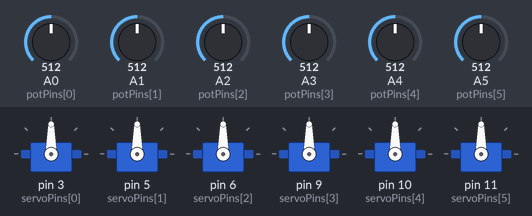
Recording of a sketch running on a simulated Arduino Uno, built with avr-gcc and run on an emulated ATmega328P. On the bench: 6 × servo. The inputs (shaded band) are chosen by the test bench; at power-on: A0 (potPins[0]) = 512, A1 (potPins[1]) = 512, A2 (potPins[2]) = 512, A3 (potPins[3]) = 512, A4 (potPins[4]) = 512, A5 (potPins[5]) = 512.

Above: at 1.2 s.
1.3 s: A0 (potPins[0]) set to 716
At 2.1 s:
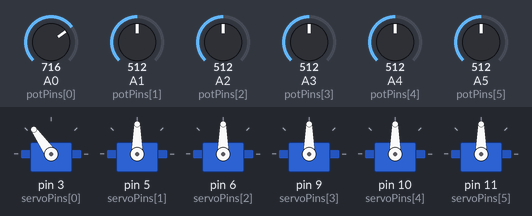
2.8 s: A1 (potPins[1]) set to 716
At 3.5 s:
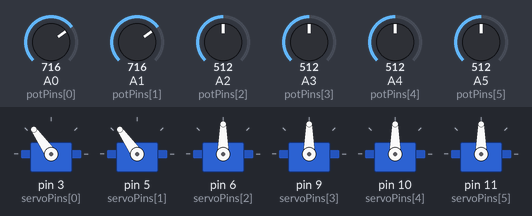
4.3 s: A2 (potPins[2]) set to 716
At 5.5 s:
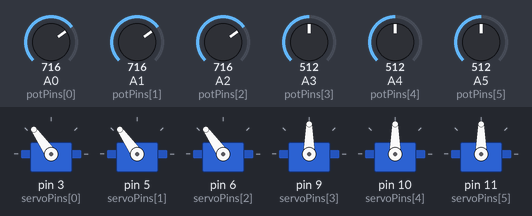
5.8 s: A3 (potPins[3]) set to 716
At 6.7 s:
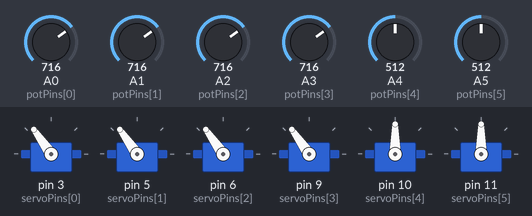
7.3 s: A4 (potPins[4]) set to 716
At 8.1 s:
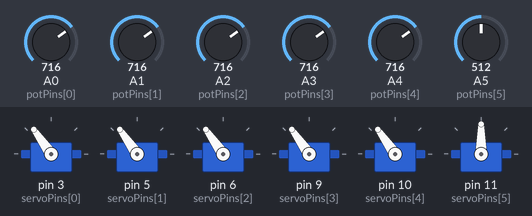
8.8 s: A5 (potPins[5]) set to 716
At 9.1 s:
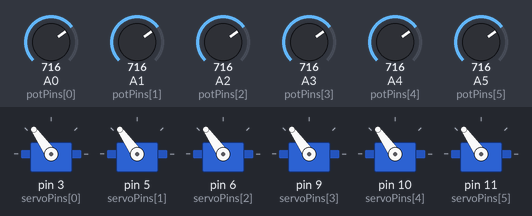
Timing chart, 0 to 11.3 s (numbered marks = the images above; inputs shaded):
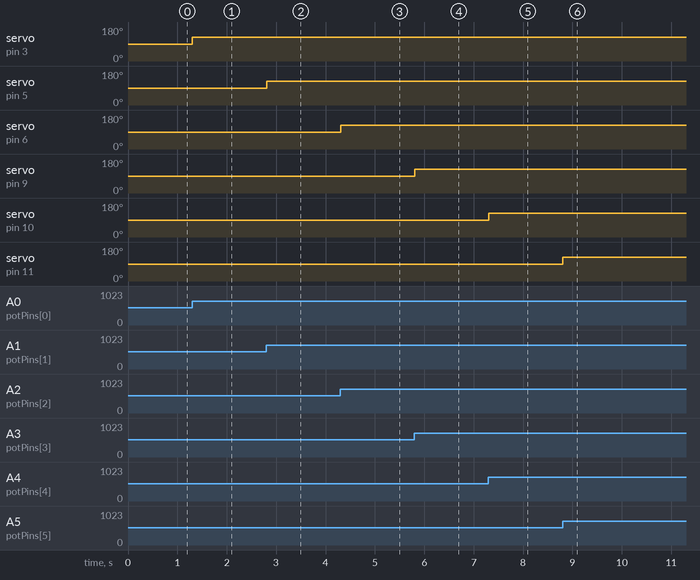

Measured:
- after the input at 1.3 s, servo on pin 3 (servoPins[0]): 90° → 125° at once
- after the input at 2.8 s, servo on pin 5 (servoPins[1]): 90° → 125° at once
- after the input at 4.3 s, servo on pin 6 (servoPins[2]): 90° → 125° at once
- after the input at 5.8 s, servo on pin 9 (servoPins[3]): 90° → 125° at once
- after the input at 7.3 s, servo on pin 10 (servoPins[4]): 90° → 125° at once
- after the input at 8.8 s, servo on pin 11 (servoPins[5]): 90° → 125° at once

The sketch:

Pot.ino
```cpp
#include <Servo.h>

// Define the number of servos and potentiometers
#define NUM_SERVOS 6

// Create servo objects
Servo servos[NUM_SERVOS];

// Define pin numbers for servos and potentiometers
int servoPins[NUM_SERVOS] = {3, 5, 6, 9, 10, 11};
int potPins[NUM_SERVOS] = {A0, A1, A2, A3, A4, A5};

void setup() {
    // Attach each servo to its respective pin
    for (int i = 0; i < NUM_SERVOS; i++) {
        servos[i].attach(servoPins[i]);
    }
}

void loop() {
    for (int i = 0; i < NUM_SERVOS; i++) {
        int potValue = analogRead(potPins[i]); // Read potentiometer value (0-1023)
        int servoAngle = map(potValue, 0, 1023, 0, 180); // Map to servo angle
        servos[i].write(servoAngle); // Move servo to the mapped position
    }
    delay(10); // Small delay to prevent excessive updates
}
```
